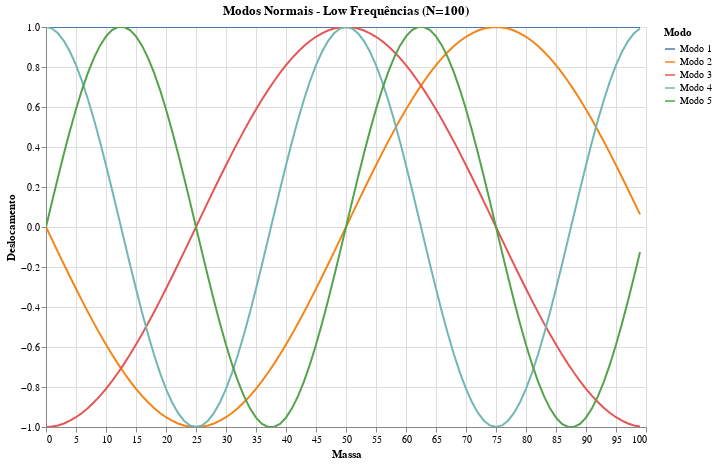
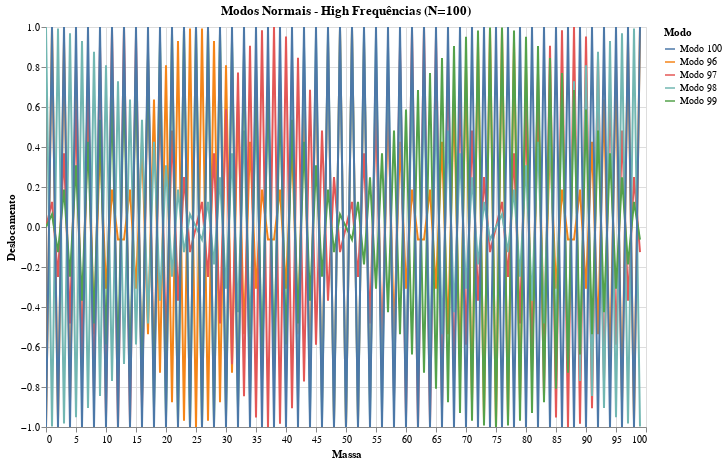
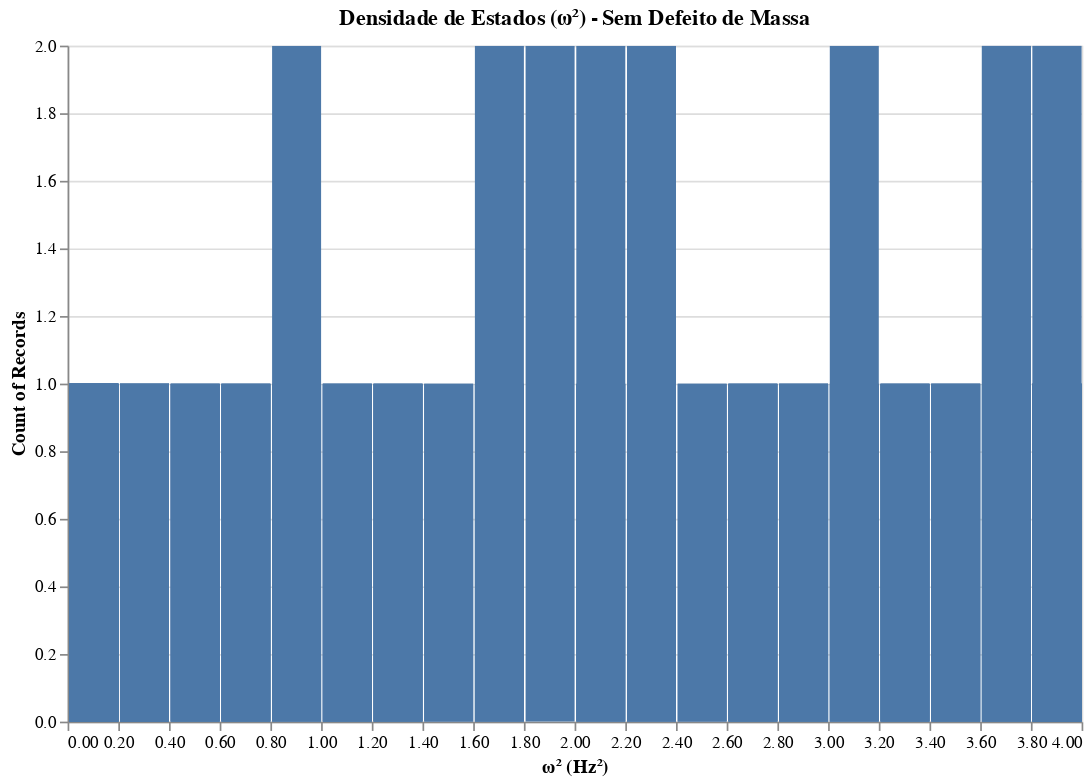

Notebook cell for these charts, in order:
### Code cell
import numpy as np
import os
import altair as alt
import seaborn as sns
import pandas as pd
import matplotlib.pyplot as plt

# Função para criar a pasta de saída
def create_output_directory():
    output_dir = 'figuras'
    if not os.path.exists(output_dir):
        os.makedirs(output_dir)
    return output_dir

# Função para construir as matrizes de massa e rigidez
def construct_matrices(N, m=1.0, k=1.0, defect=False):
    """
    Constroi as matrizes de massa e rigidez para o sistema de massas e molas.
    Se 'defect' for True, o defeito de massa é introduzido na massa central.
    """
    M = m * np.eye(N)  # Matriz de massa (N x N)
    K = np.zeros((N, N))  # Matriz de rigidez (N x N)
    
    # Definindo a rigidez para as interações entre massas vizinhas
    for i in range(N):
        K[i, i] = 2 * k
        K[i, (i + 1) % N] = -k  # Interação com a próxima massa
        K[i, (i - 1) % N] = -k  # Interação com a massa anterior
    
    if defect:  # Se houver defeito de massa no centro
        m2 = 5 * m
        M[N // 2, N // 2] = m2  # Substitui a massa central pela massa defeituosa
    
    return M, K

# Função para calcular frequências naturais e modos normais
def calculate_frequencies_and_modes(M, K):
    """
    Calcula as frequências naturais e os modos normais do sistema
    através da diagonalização da matriz de rigidez e massa.
    """
    eigenvalues, eigenvectors = np.linalg.eigh(np.linalg.inv(M) @ K)  # Diagonaliza o sistema
    frequencies = np.sqrt(np.abs(eigenvalues))  # Frequências naturais (ω)
    omega_squared = eigenvalues  # ω²
    return frequencies, eigenvectors, omega_squared

# Função para plotar os modos normais de forma interativa usando Altair
def plot_modes_interactive_altair(eigenvectors, frequencies, num_modes=5, mode_type='low', N=100):
    """
    Plota os modos normais do sistema de forma interativa usando Altair.
    """
    if mode_type == 'low':
        modes_to_plot = np.argsort(frequencies)[:num_modes]  # Menores frequências
    else:
        modes_to_plot = np.argsort(frequencies)[-num_modes:]  # Maiores frequências
    
    # Organizando os dados para o Altair
    modes_data = []
    for i, mode_index in enumerate(modes_to_plot):
        displacement = eigenvectors[:, mode_index] / np.max(np.abs(eigenvectors[:, mode_index]))  # Normaliza para o valor máximo
        for idx, disp in enumerate(displacement):
            modes_data.append({
                'Massa': idx,
                'Deslocamento': disp,
                'Modo': f'Modo {mode_index + 1}',
                'Frequência (Hz)': frequencies[mode_index]
            })
    
    df_modes = pd.DataFrame(modes_data)
    
    # Criando o gráfico interativo
    chart = alt.Chart(df_modes).mark_line().encode(
        x='Massa',
        y='Deslocamento',
        color='Modo:N',
        tooltip=['Modo', 'Frequência (Hz)', 'Massa', 'Deslocamento']
    ).properties(
        title=f'Modos Normais - {mode_type.capitalize()} Frequências (N={N})',
        width=600,
        height=400
    ).interactive()
    
    # Exibindo o gráfico
    chart.show()

# Função para plotar o histograma de ω² com Altair
def plot_histogram_interactive_altair(omega_squared, N, defect=False):
    """
    Plota o histograma da densidade de estados para ω² de forma interativa usando Altair.
    """
    # Organizando os dados para o Altair
    df_omega = pd.DataFrame({'omega_squared': omega_squared})
    
    # Criando o gráfico de histograma
    hist_chart = alt.Chart(df_omega).mark_bar().encode(
        x=alt.X('omega_squared', bin=alt.Bin(maxbins=30), title='ω² (Hz²)'),
        y='count():Q',
        tooltip=['omega_squared', 'count():Q']
    ).properties(
        title='Densidade de Estados (ω²)' + (' - Com Defeito de Massa' if defect else ' - Sem Defeito de Massa'),
        width=600,
        height=400
    ).interactive()
    
    # Exibindo o histograma
    hist_chart.show()

# Função para plotar os modos normais de forma estática usando Seaborn
def plot_modes_seaborn(eigenvectors, frequencies, num_modes=5, mode_type='low', N=100):
    """
    Plota os modos normais de forma estática usando Seaborn.
    """
    if mode_type == 'low':
        modes_to_plot = np.argsort(frequencies)[:num_modes]  # Menores frequências
    else:
        modes_to_plot = np.argsort(frequencies)[-num_modes:]  # Maiores frequências
    
    # Organizando os dados para o Seaborn
    modes_data = []
    for i, mode_index in enumerate(modes_to_plot):
        displacement = eigenvectors[:, mode_index] / np.max(np.abs(eigenvectors[:, mode_index]))  # Normaliza para o valor máximo
        for idx, disp in enumerate(displacement):
            modes_data.append({
                'Massa': idx,
                'Deslocamento': disp,
                'Modo': f'Modo {mode_index + 1}',
                'Frequência (Hz)': frequencies[mode_index]
            })
    
    df_modes = pd.DataFrame(modes_data)
    
    # Criando o gráfico estático com Seaborn
    plt.figure(figsize=(10, 6))
    sns.lineplot(x='Massa', y='Deslocamento', hue='Modo', data=df_modes, palette='tab10')
    plt.title(f'Modos Normais - {mode_type.capitalize()} Frequências (N={N})', fontsize=16)
    plt.xlabel('Índice da Massa', fontsize=12)
    plt.ylabel('Deslocamento Relativo', fontsize=12)
    plt.legend(title='Modo', fontsize=10)
    plt.grid(True)
    
    # Exibindo o gráfico estático
    plt.show()

# Função para plotar o histograma de ω² de forma estática usando Seaborn
def plot_histogram_seaborn(omega_squared, N, defect=False):
    """
    Plota o histograma da densidade de estados para ω² de forma estática usando Seaborn.
    """
    plt.figure(figsize=(10, 6))
    sns.histplot(omega_squared, kde=False, bins=30, color='skyblue', edgecolor='black')
    plt.title('Densidade de Estados (ω²)' + (' - Com Defeito de Massa' if defect else ' - Sem Defeito de Massa'), fontsize=16)
    plt.xlabel('ω² (Hz²)', fontsize=12)
    plt.ylabel('Densidade de Estados', fontsize=12)
    plt.grid(True)
    
    # Exibindo o histograma estático
    plt.show()

# Função principal para calcular e plotar os resultados
def analyze_system(N, defect=False):
    """
    Função que calcula as frequências naturais e os modos normais,
    e plota os gráficos interativos e estáticos de ω² e modos normais.
    """
    # Construir as matrizes de massa e rigidez
    m = 1.0
    k = 1.0
    M, K = construct_matrices(N, m, k, defect=defect)
    
    # Calcular as frequências naturais e os modos normais
    frequencies, eigenvectors, omega_squared = calculate_frequencies_and_modes(M, K)
    
    # Plotar os modos normais de forma interativa
    plot_modes_interactive_altair(eigenvectors, frequencies, num_modes=5, mode_type='low', N=N)
    plot_modes_interactive_altair(eigenvectors, frequencies, num_modes=5, mode_type='high', N=N)
    
    # Plotar os modos normais de forma estática
    plot_modes_seaborn(eigenvectors, frequencies, num_modes=5, mode_type='low', N=N)
    plot_modes_seaborn(eigenvectors, frequencies, num_modes=5, mode_type='high', N=N)
    
    # Plotar o histograma de ω² de forma interativa
    plot_histogram_interactive_altair(omega_squared, N, defect)
    
    # Plotar o histograma de ω² de forma estática
    plot_histogram_seaborn(omega_squared, N, defect)

# Exemplo de execução
N = 100
analyze_system(N, defect=False)

### Figure 1 — Vega-Lite specification as saved in the notebook (floating-point values rounded to 4 significant figures; data arrays with more than 128 entries replaced by an {"elided": "..."} marker saying what was removed)
{"config": {"view": {"continuousWidth": 300, "continuousHeight": 300}}, "data": {"name": "data-2d35d661d8d118b7e041ee34d99cb21f"}, "mark": {"type": "line"}, "encoding": {"color": {"field": "Modo", "type": "nominal"}, "tooltip": [{"field": "Modo", "type": "nominal"}, {"field": "Frequência (Hz)", "type": "quantitative"}, {"field": "Massa", "type": "quantitative"}, {"field": "Deslocamento", "type": "quantitative"}], "x": {"field": "Massa", "type": "quantitative"}, "y": {"field": "Deslocamento", "type": "quantitative"}}, "height": 400, "params": [{"name": "param_1", "select": {"type": "interval", "encodings": ["x", "y"]}, "bind": "scales"}], "title": "Modos Normais - Low Frequências (N=100)", "width": 600, "$schema": "https://vega.github.io/schema/vega-lite/v5.20.1.json", "datasets": {"data-2d35d661d8d118b7e041ee34d99cb21f": {"elided": "500 records"}}}

### Figure 2 — Vega-Lite specification as saved in the notebook (floating-point values rounded to 4 significant figures; data arrays with more than 128 entries replaced by an {"elided": "..."} marker saying what was removed)
{"config": {"view": {"continuousWidth": 300, "continuousHeight": 300}}, "data": {"name": "data-75b1fb43d365b43ac7e3aa3e28ab5e32"}, "mark": {"type": "line"}, "encoding": {"color": {"field": "Modo", "type": "nominal"}, "tooltip": [{"field": "Modo", "type": "nominal"}, {"field": "Frequência (Hz)", "type": "quantitative"}, {"field": "Massa", "type": "quantitative"}, {"field": "Deslocamento", "type": "quantitative"}], "x": {"field": "Massa", "type": "quantitative"}, "y": {"field": "Deslocamento", "type": "quantitative"}}, "height": 400, "params": [{"name": "param_2", "select": {"type": "interval", "encodings": ["x", "y"]}, "bind": "scales"}], "title": "Modos Normais - High Frequências (N=100)", "width": 600, "$schema": "https://vega.github.io/schema/vega-lite/v5.20.1.json", "datasets": {"data-75b1fb43d365b43ac7e3aa3e28ab5e32": {"elided": "500 records"}}}

### Figure 3 — Vega-Lite specification as saved in the notebook (floating-point values rounded to 4 significant figures)
{"config": {"view": {"continuousWidth": 300, "continuousHeight": 300}}, "data": {"name": "data-734516f8ca47d1335357bda22e55a4d1"}, "mark": {"type": "bar"}, "encoding": {"tooltip": [{"field": "omega_squared", "type": "quantitative"}, {"aggregate": "count", "type": "quantitative"}], "x": {"bin": {"maxbins": 30}, "field": "omega_squared", "title": "ω² (Hz²)", "type": "quantitative"}, "y": {"aggregate": "count", "type": "quantitative"}}, "height": 400, "params": [{"name": "param_3", "select": {"type": "interval", "encodings": ["x", "y"]}, "bind": "scales"}], "title": "Densidade de Estados (ω²) - Sem Defeito de Massa", "width": 600, "$schema": "https://vega.github.io/schema/vega-lite/v5.20.1.json", "datasets": {"data-734516f8ca47d1335357bda22e55a4d1": [{"omega_squared": 3.599e-16}, {"omega_squared": 0.003947}, {"omega_squared": 0.003947}, {"omega_squared": 0.01577}, {"omega_squared": 0.01577}, {"omega_squared": 0.03543}, {"omega_squared": 0.03543}, {"omega_squared": 0.06283}, {"omega_squared": 0.06283}, {"omega_squared": 0.09789}, {"omega_squared": 0.09789}, {"omega_squared": 0.1404}, {"omega_squared": 0.1404}, {"omega_squared": 0.1903}, {"omega_squared": 0.1903}, {"omega_squared": 0.2474}, {"omega_squared": 0.2474}, {"omega_squared": 0.3113}, {"omega_squared": 0.3113}, {"omega_squared": 0.382}, {"omega_squared": 0.382}, {"omega_squared": 0.459}, {"omega_squared": 0.459}, {"omega_squared": 0.5421}, {"omega_squared": 0.5421}, {"omega_squared": 0.6309}, {"omega_squared": 0.6309}, {"omega_squared": 0.7252}, {"omega_squared": 0.7252}, {"omega_squared": 0.8244}, {"omega_squared": 0.8244}, {"omega_squared": 0.9283}, {"omega_squared": 0.9283}, {"omega_squared": 1.036}, {"omega_squared": 1.036}, {"omega_squared": 1.148}, {"omega_squared": 1.148}, {"omega_squared": 1.264}, {"omega_squared": 1.264}, {"omega_squared": 1.382}, {"omega_squared": 1.382}, {"omega_squared": 1.503}, {"omega_squared": 1.503}, {"omega_squared": 1.625}, {"omega_squared": 1.625}, {"omega_squared": 1.749}, {"omega_squared": 1.749}, {"omega_squared": 1.874}, {"omega_squared": 1.874}, {"omega_squared": 2.0}, {"omega_squared": 2.0}, {"omega_squared": 2.126}, {"omega_squared": 2.126}, {"omega_squared": 2.251}, {"omega_squared": 2.251}, {"omega_squared": 2.375}, {"omega_squared": 2.375}, {"omega_squared": 2.497}, {"omega_squared": 2.497}, {"omega_squared": 2.618}, {"omega_squared": 2.618}, {"omega_squared": 2.736}, {"omega_squared": 2.736}, {"omega_squared": 2.852}, {"omega_squared": 2.852}, {"omega_squared": 2.964}, {"omega_squared": 2.964}, {"omega_squared": 3.072}, {"omega_squared": 3.072}, {"omega_squared": 3.176}, {"omega_squared": 3.176}, {"omega_squared": 3.275}, {"omega_squared": 3.275}, {"omega_squared": 3.369}, {"omega_squared": 3.369}, {"omega_squared": 3.458}, {"omega_squared": 3.458}, {"omega_squared": 3.541}, {"omega_squared": 3.541}, {"omega_squared": 3.618}, {"omega_squared": 3.618}, {"omega_squared": 3.689}, {"omega_squared": 3.689}, {"omega_squared": 3.753}, {"omega_squared": 3.753}, {"omega_squared": 3.81}, {"omega_squared": 3.81}, {"omega_squared": 3.86}, {"omega_squared": 3.86}, {"omega_squared": 3.902}, {"omega_squared": 3.902}, {"omega_squared": 3.937}, {"omega_squared": 3.937}, {"omega_squared": 3.965}, {"omega_squared": 3.965}, {"omega_squared": 3.984}, {"omega_squared": 3.984}, {"omega_squared": 3.996}, {"omega_squared": 3.996}, {"omega_squared": 4.0}]}}
